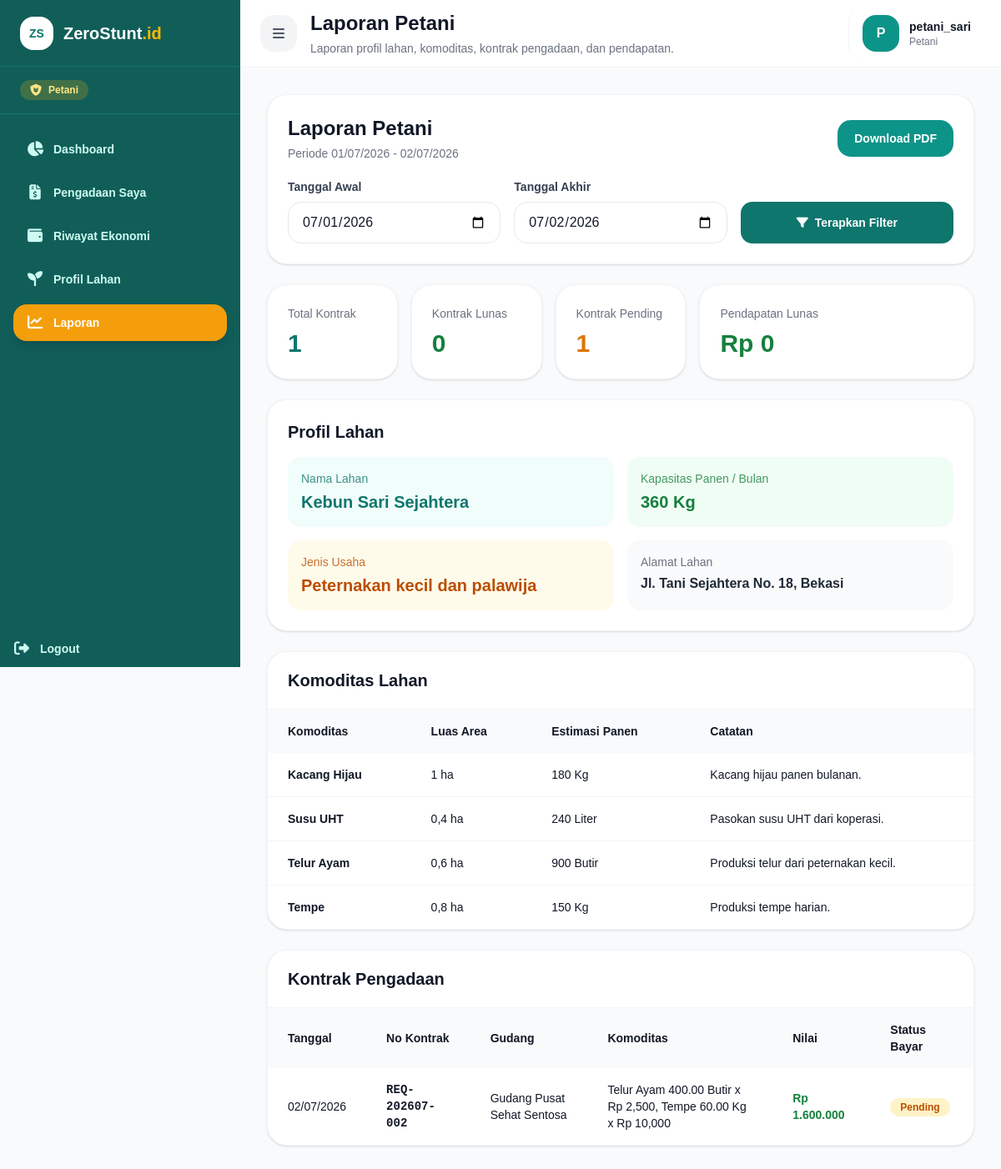
/laporan (signed in), run on the app's committed database.
### tables this page shows
CREATE TABLE `petani_lokal` (
  `id_petani` int NOT NULL,
  `id_user` int DEFAULT NULL,
  `nama_lahan` varchar(100) NOT NULL,
  `alamat_lahan` text,
  `luas_lahan` decimal(10,2) DEFAULT NULL,
  `satuan_luas` enum('m2','ha') NOT NULL DEFAULT 'ha',
  `jenis_usaha` varchar(100) DEFAULT NULL,
  `status_lahan` enum('Aktif','Nonaktif') NOT NULL DEFAULT 'Aktif',
  `no_rekening` varchar(30) DEFAULT NULL,
  `kapasitas_panen_bulan` decimal(10,2) DEFAULT NULL,
  `deskripsi_lahan` text,
  `tgl_created` timestamp NULL DEFAULT CURRENT_TIMESTAMP,
  `tgl_updated` timestamp NULL DEFAULT CURRENT_TIMESTAMP ON UPDATE CURRENT_TIMESTAMP,
  `deleted_at` datetime DEFAULT NULL
);

CREATE TABLE `petani_lahan_komoditas` (
  `id_petani_komoditas` int NOT NULL,
  `id_petani` int NOT NULL,
  `id_komoditas` int NOT NULL,
  `luas_area` decimal(10,2) DEFAULT NULL,
  `satuan_luas` enum('m2','ha') NOT NULL DEFAULT 'ha',
  `estimasi_panen` decimal(12,2) NOT NULL DEFAULT '0.00',
  `catatan` text,
  `tgl_created` timestamp NULL DEFAULT CURRENT_TIMESTAMP,
  `tgl_updated` timestamp NULL DEFAULT CURRENT_TIMESTAMP ON UPDATE CURRENT_TIMESTAMP,
  `deleted_at` datetime DEFAULT NULL
);

CREATE TABLE `komoditas_pangan` (
  `id_komoditas` int NOT NULL,
  `nama_komoditas` varchar(100) NOT NULL,
  `kategori_gizi` varchar(50) DEFAULT NULL,
  `id_satuan` int NOT NULL,
  `deskripsi` text,
  `tgl_created` timestamp NULL DEFAULT CURRENT_TIMESTAMP,
  `is_deleted` tinyint(1) NOT NULL DEFAULT '0'
);

CREATE TABLE `t_pengadaan` (
  `id_pengadaan` int NOT NULL,
  `id_petani` int DEFAULT NULL,
  `id_gudang` int NOT NULL,
  `no_kontrak` varchar(30) NOT NULL,
  `tgl_pengadaan` date NOT NULL,
  `total_bayar` decimal(12,2) NOT NULL DEFAULT '0.00',
  `status_bayar` enum('Pending','Lunas') NOT NULL DEFAULT 'Pending',
  `status_kontrak` enum('Mencari Petani','Disetujui','Dibatalkan') NOT NULL DEFAULT 'Mencari Petani',
  `keterangan` text,
  `tgl_created` timestamp NULL DEFAULT CURRENT_TIMESTAMP,
  `tgl_updated` timestamp NULL DEFAULT CURRENT_TIMESTAMP ON UPDATE CURRENT_TIMESTAMP
);

CREATE TABLE `gudang` (
  `id_gudang` int NOT NULL,
  `nama_gudang` varchar(100) NOT NULL,
  `lokasi_gudang` text,
  `jenis_gudang` enum('Pusat','Posyandu') NOT NULL,
  `alamat_lengkap` text,
  `nama_pengelola` varchar(100) DEFAULT NULL,
  `tgl_created` timestamp NULL DEFAULT CURRENT_TIMESTAMP,
  `is_deleted` tinyint(1) NOT NULL DEFAULT '0'
);

### views/laporan/petani.php (the view, shortened to what the rows shown need)
<?php
$data = $data ?? [];
$petani = $data['petani_info'] ?? [];
$komoditasLahan = $data['komoditas_lahan'] ?? [];
$pengadaan = $data['pengadaan'] ?? [];
$formatAngka = function ($value) {
    $value = (float) $value;
    if (floor($value) == $value) {
        return number_format($value, 0, ',', '.');
    }
    return number_format($value, 1, ',', '.');
};
$formatRupiah = function ($value) {
    return 'Rp ' . number_format((float) $value, 0, ',', '.');
};
$getBadgeStatus = function ($status) {
    $status = strtolower(trim($status ?? ''));
    if (str_contains($status, 'lunas') || str_contains($status, 'disetujui')) {
        return 'bg-green-100 text-green-700';
    }
    if (str_contains($status, 'pending') || str_contains($status, 'diproses')) {
        return 'bg-amber-100 text-amber-700';
    }
    return 'bg-gray-100 text-gray-700';
};
?>
<div class="space-y-6">
    <div class="rounded-3xl bg-white border border-gray-100 shadow-sm p-6">
        <div class="flex flex-col gap-4 lg:flex-row lg:items-center lg:justify-between">
            <div>
                <h1 class="text-2xl font-extrabold text-gray-900">
                    Laporan Petani
                </h1>
            </div>
        </div>
    </div>
    <div class="rounded-3xl bg-white border border-gray-100 shadow-sm p-6">
        <h2 class="text-xl font-extrabold text-gray-900 mb-4">
            Profil Lahan
        </h2>
        <?php if (empty($petani)): ?>
            <p class="text-gray-500">Profil petani belum tersedia.</p>
        <?php else: ?>
            <div class="grid gap-4 md:grid-cols-2">
                <div class="rounded-2xl bg-teal-50 p-4">
                    <p class="text-sm text-teal-700/80">Nama Lahan</p>
                    <p class="text-xl font-extrabold text-teal-700 mt-1">
                        <?= htmlspecialchars($petani['nama_lahan'] ?? '-'); ?>
                    </p>
                </div>
                <div class="rounded-2xl bg-green-50 p-4">
                    <p class="text-sm text-green-700/80">Kapasitas Panen / Bulan</p>
                    <p class="text-xl font-extrabold text-green-700 mt-1">
                        <?= $formatAngka($petani['kapasitas_panen_bulan'] ?? 0); ?> Kg
                    </p>
                </div>
                <div class="rounded-2xl bg-amber-50 p-4">
                    <p class="text-sm text-amber-700/80">Jenis Usaha</p>
                    <p class="text-xl font-extrabold text-amber-700 mt-1">
                        <?= htmlspecialchars($petani['jenis_usaha'] ?? '-'); ?>
                    </p>
                </div>
                <div class="rounded-2xl bg-gray-50 p-4">
                    <p class="text-sm text-gray-500">Alamat Lahan</p>
                    <p class="font-bold text-gray-800 mt-1">
                        <?= htmlspecialchars($petani['alamat_lahan'] ?? '-'); ?>
                    </p>
                </div>
            </div>
        <?php endif; ?>
    </div>
    <div class="rounded-3xl bg-white border border-gray-100 shadow-sm overflow-hidden">
        <div class="px-6 py-5 border-b border-gray-100">
            <h2 class="text-xl font-extrabold text-gray-900">Komoditas Lahan</h2>
        </div>
        <div class="overflow-x-auto">
            <table class="w-full text-sm">
                <thead class="bg-gray-50">
                    <tr>
                        <th class="text-left px-6 py-4">Komoditas</th>
                        <th class="text-left px-6 py-4">Luas Area</th>
                        <th class="text-left px-6 py-4">Estimasi Panen</th>
                        <th class="text-left px-6 py-4">Catatan</th>
                    </tr>
                </thead>
                <tbody class="divide-y divide-gray-100">
                    <?php foreach ($komoditasLahan as $row): ?>
                        <tr>
                            <td class="px-6 py-4 font-bold text-gray-900"><?= htmlspecialchars($row['nama_komoditas'] ?? '-'); ?></td>
                            <td class="px-6 py-4"><?= $formatAngka($row['luas_area'] ?? 0); ?> <?= htmlspecialchars($petani['satuan_luas'] ?? 'ha'); ?></td>
                            <td class="px-6 py-4"><?= $formatAngka($row['estimasi_panen'] ?? 0); ?> <?= htmlspecialchars($row['satuan'] ?? '-'); ?></td>
                            <td class="px-6 py-4"><?= htmlspecialchars($row['catatan'] ?? '-'); ?></td>
                        </tr>
                    <?php endforeach; ?>
                </tbody>
            </table>
        </div>
    </div>
    <div class="rounded-3xl bg-white border border-gray-100 shadow-sm overflow-hidden">
        <div class="px-6 py-5 border-b border-gray-100">
            <h2 class="text-xl font-extrabold text-gray-900">Kontrak Pengadaan</h2>
        </div>
        <div class="overflow-x-auto">
            <table class="w-full text-sm">
                <thead class="bg-gray-50">
                    <tr>
                        <th class="text-left px-6 py-4">Tanggal</th>
                        <th class="text-left px-6 py-4">No Kontrak</th>
                        <th class="text-left px-6 py-4">Gudang</th>
                        <th class="text-left px-6 py-4">Komoditas</th>
                        <th class="text-left px-6 py-4">Nilai</th>
                        <th class="text-left px-6 py-4">Status Bayar</th>
                    </tr>
                </thead>
                <tbody class="divide-y divide-gray-100">
                    <?php foreach ($pengadaan as $row): ?>
                        <tr>
                            <td class="px-6 py-4">
                                <?= !empty($row['tgl_pengadaan']) ? date('d/m/Y', strtotime($row['tgl_pengadaan'])) : '-'; ?>
                            </td>
                            <td class="px-6 py-4 font-mono font-bold"><?= htmlspecialchars($row['no_kontrak'] ?? '-'); ?></td>
                            <td class="px-6 py-4"><?= htmlspecialchars($row['nama_gudang'] ?? '-'); ?></td>
                            <td class="px-6 py-4"><?= htmlspecialchars($row['detail_komoditas'] ?? '-'); ?></td>
                            <td class="px-6 py-4 font-bold text-green-700"><?= $formatRupiah($row['total_nilai'] ?? 0); ?></td>
                            <td class="px-6 py-4">
                                <span class="px-3 py-1 text-xs font-bold rounded-full <?= $getBadgeStatus($row['status_bayar'] ?? '-'); ?>">
                                    <?= htmlspecialchars($row['status_bayar'] ?? '-'); ?>
                                </span>
                            </td>
                        </tr>
                    <?php endforeach; ?>
                </tbody>
            </table>
        </div>
    </div>
</div>
<?php
require '../views/layouts/dashboard.php';
?>

### data on the page
petani_lokal: nama_lahan "Kebun Sari Sejahtera", kapasitas_panen_bulan "360", jenis_usaha "Peternakan kecil dan palawija", alamat_lahan "Jl. Tani Sejahtera No. 18, Bekasi"
petani_lahan_komoditas: id_komoditas.nama_komoditas "Kacang Hijau", luas_area "1", id_petani.satuan_luas "ha", estimasi_panen "180", satuan "Kg", catatan "Kacang hijau panen bulanan."
petani_lahan_komoditas: id_komoditas.nama_komoditas "Susu UHT", luas_area "0,4", id_petani.satuan_luas "ha", estimasi_panen "240", satuan "Liter", catatan "Pasokan susu UHT dari koperasi."
petani_lahan_komoditas: id_komoditas.nama_komoditas "Telur Ayam", luas_area "0,6", id_petani.satuan_luas "ha", estimasi_panen "900", satuan "Butir", catatan "Produksi telur dari peternakan kecil."
petani_lahan_komoditas: id_komoditas.nama_komoditas "Tempe", luas_area "0,8", id_petani.satuan_luas "ha", estimasi_panen "150", satuan "Kg", catatan "Produksi tempe harian."
t_pengadaan: tgl_pengadaan "02/07/2026", no_kontrak "REQ-202607-002", id_gudang.nama_gudang "Gudang Pusat Sehat Sentosa", detail_komoditas "Telur Ayam 400.00 Butir x Rp 2,500, Tempe 60.00 Kg x Rp 10,000", total_nilai "Rp 1.600.000", status_bayar "Pending"

### other printed values
$role "Petani"
$menu['label'] "Dashboard"
$menu['label'] "Pengadaan Saya"
$menu['label'] "Riwayat Ekonomi"
$menu['label'] "Profil Lahan"
$menu['label'] "Laporan"
$pageTitle "Laporan Petani"
$pageSubtitle "Laporan profil lahan, komoditas, kontrak pengadaan, dan pendapatan."
$initial "P"
$username "petani_sari"
$summary['total_kontrak'] "1"
$summary['total_lunas'] "0"
$summary['total_pending'] "1"
$formatRupiah($summary['pendapatan_lunas'] ?? 0) "Rp 0"
